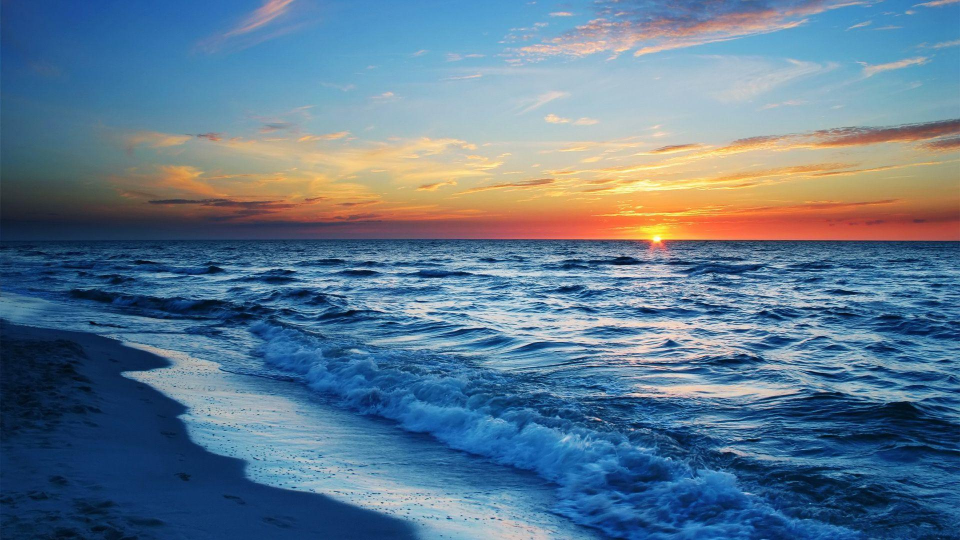
#> input picture Day07/test.jpg, 1920 x 1080 px, found by its file name (shown at 1/2 size)
$ python opencv_test02.py
#> lines starting #> are read from the running program, lines starting #| are printed output that depends on the picture
import cv2

# 01. 일반이미지
# img = cv2.imread('./Day07/test.jpg')
# 02. 회색이미지
# img = cv2.imread('./Day07/test.jpg', cv2.IMREAD_GRAYSCALE)
# 04 원본을 그대로 두고 흑백을 추가
img = cv2.imread('./Day07/test.jpg')
#> img is the input picture: shape (1080, 1920, 3); mean B, G, R 143.7, 121, 94.3
gray = cv2.cvtColor(img, cv2.COLOR_BGR2GRAY)
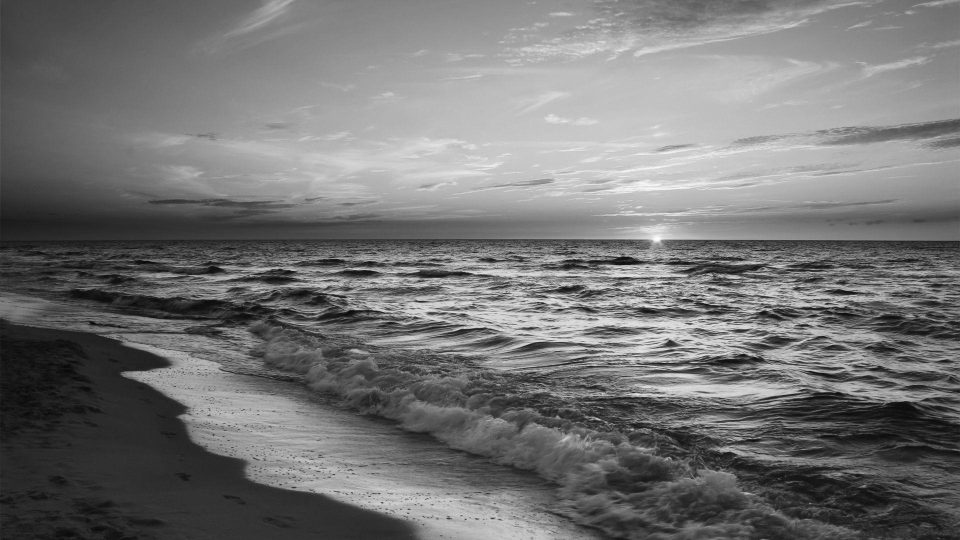
#> gray: shape (1080, 1920) (shown at 1/2 size); min 3, max 253, mean 115.6

# 03. 이미지 사이즈 축소
img_small = cv2.resize(img, (200, 120))
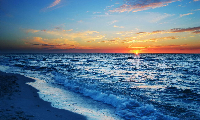
#> img_small: shape (120, 200, 3); mean B, G, R 143.8, 121.1, 94.3

# 05. 이미지 자르기
height, width, channel = img.shape
#> height = 1080; width = 1920; channel = 3
print(height, width, channel)
#| 1080 1920 3

img_crop = img[:, :int(width / 2)] # height, width
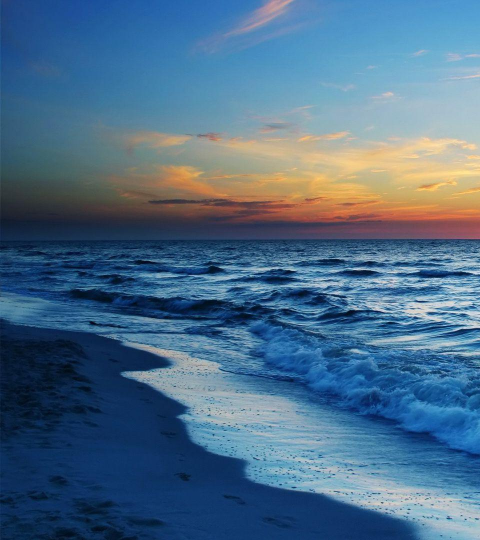
#> img_crop: shape (1080, 960, 3) (shown at 1/2 size); mean B, G, R 136.2, 108.2, 75.5
gray_crop = gray[:, :int(width / 2)] # height, width
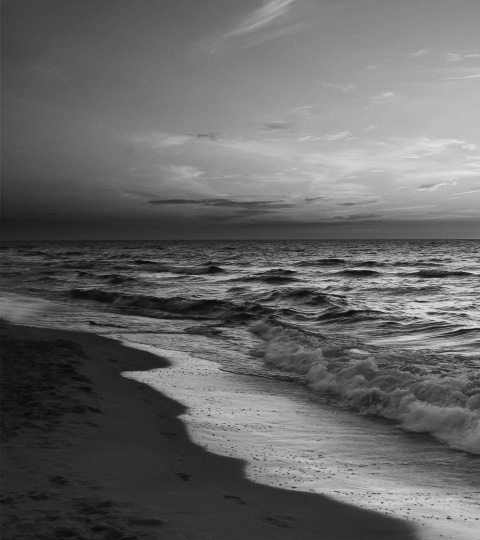
#> gray_crop: shape (1080, 960) (shown at 1/2 size); min 3, max 248, mean 101.6

# 06. 이미지 블러
img_blur = cv2.blur(img_crop, (30,30)) # 숫자가 클수록 더 흐릿해짐
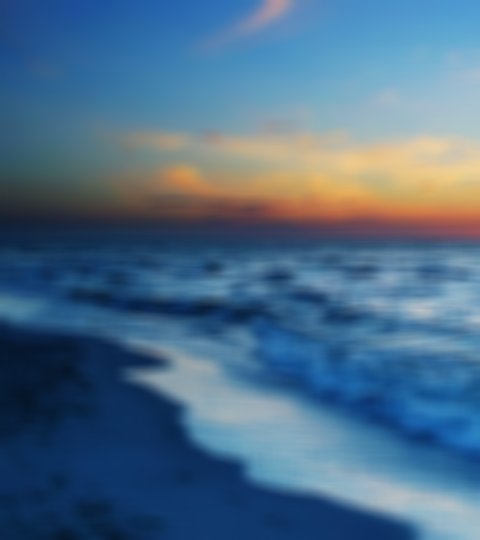
#> img_blur: shape (1080, 960, 3) (shown at 1/2 size); mean B, G, R 136.2, 108.1, 75.5

# cv2.imshow('Original', img)
# cv2.imshow('Gray', gray)
cv2.imshow('Blur half', img_blur)
cv2.imshow('Gray half', gray_crop)

cv2.waitKey(0)
cv2.destroyAllWindows()
